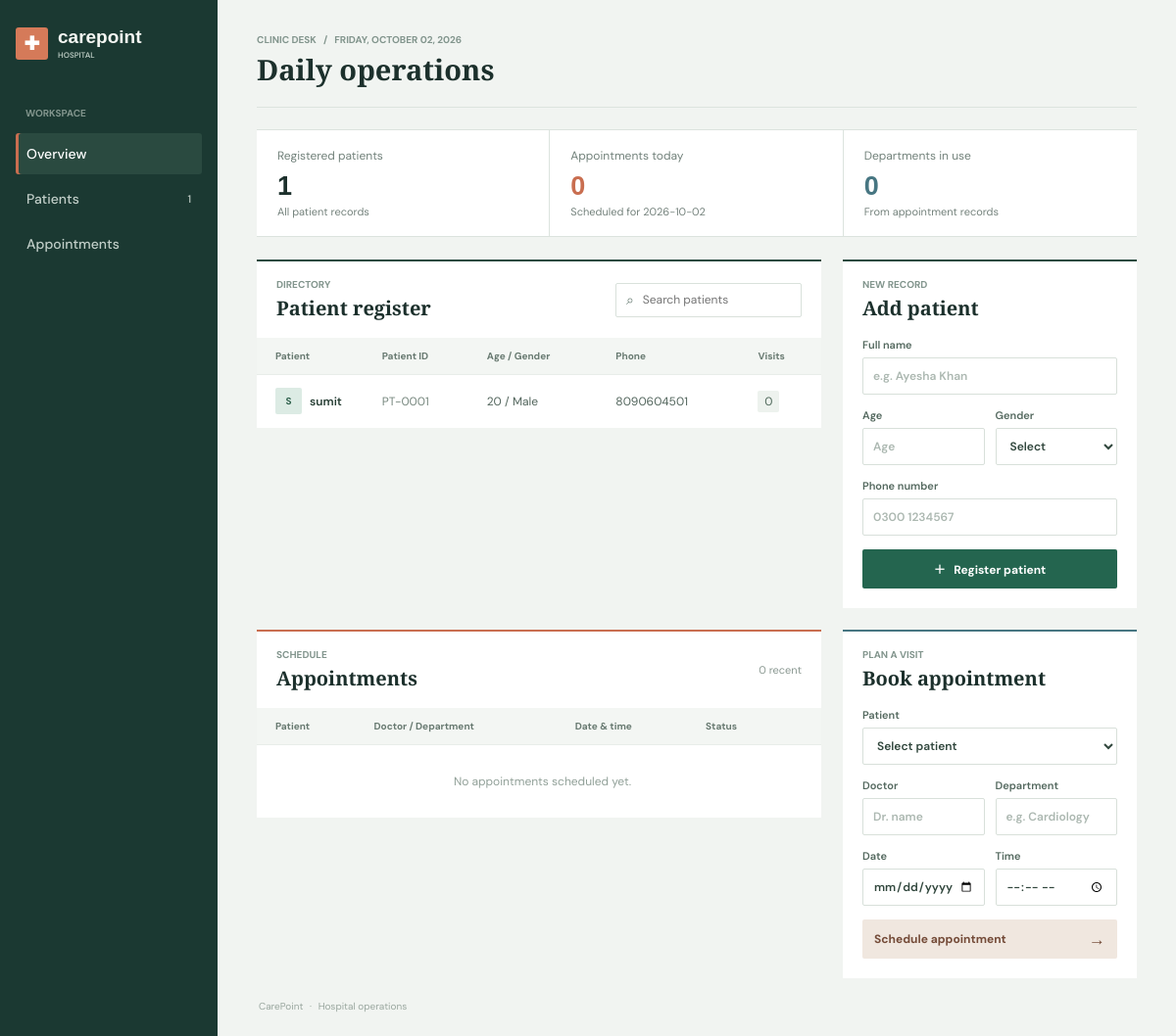
The page / on the database its author committed.
### tables this page shows
CREATE TABLE patients (
                id INTEGER PRIMARY KEY AUTOINCREMENT,
                name TEXT NOT NULL,
                phone TEXT NOT NULL,
                age INTEGER NOT NULL,
                gender TEXT NOT NULL,
                created_at TEXT NOT NULL DEFAULT CURRENT_TIMESTAMP
            );

### app.py (the view)
@app.route("/")
def dashboard():
    search = request.args.get("search", "").strip()
    with get_db() as connection:
        total_patients = connection.execute(
            "SELECT COUNT(*) FROM patients"
        ).fetchone()[0]
        today_appointments = connection.execute(
            "SELECT COUNT(*) FROM appointments WHERE appointment_date = ?",
            (date.today().isoformat(),),
        ).fetchone()[0]
        patient_rows = connection.execute(
            """SELECT p.*, COUNT(a.id) AS visits
               FROM patients p LEFT JOIN appointments a ON a.patient_id = p.id
               WHERE p.name LIKE ? OR p.phone LIKE ?
               GROUP BY p.id ORDER BY p.id DESC LIMIT 8""",
            (f"%{search}%", f"%{search}%"),
        ).fetchall()
        patient_options = connection.execute(
            "SELECT id, name FROM patients ORDER BY name"
        ).fetchall()
        appointment_rows = connection.execute(
            """SELECT a.*, p.name AS patient_name
               FROM appointments a JOIN patients p ON p.id = a.patient_id
               ORDER BY a.appointment_date, a.appointment_time LIMIT 8"""
        ).fetchall()
        departments = connection.execute(
            "SELECT DISTINCT department FROM appointments ORDER BY department"
        ).fetchall()
    return render_template(
        "index.html",
        patients=patient_rows,
        patient_options=patient_options,
        appointments=appointment_rows,
        total_patients=total_patients,
        today_appointments=today_appointments,
        search=search,
        departments=[row[0] for row in departments],
        today=date.today().isoformat(),
        today_label=date.today().strftime("%A, %B %d, %Y").upper(),
    )

### app.py (called while the page is built)
def get_db():
    connection = sqlite3.connect(DATABASE)
    connection.row_factory = sqlite3.Row
    return connection

### templates/index.html (shortened to what this page needs)
<!doctype html>
<html lang="en">
<head>
  <link rel="stylesheet" href="{{ url_for('static', filename='style.css') }}">
</head>
<body>
  <aside class="sidebar">
    <a class="brand" href="{{ url_for('dashboard') }}"><span class="brand-mark">✚</span><span>carepoint<small>HOSPITAL</small></span></a>
    <div class="nav-label">WORKSPACE</div>
    <a class="nav-item active" href="{{ url_for('dashboard') }}">Overview</a>
    <a class="nav-item" href="#patients">Patients <span class="nav-count">{{ total_patients }}</span></a>
    <a class="nav-item" href="#appointments">Appointments</a>
  </aside>
  <main class="main-content">
    <header class="topbar">
      <div><div class="eyebrow">CLINIC DESK &nbsp; / &nbsp; {{ today_label }}</div><h1>Daily operations</h1></div>
    </header>
    <section class="stats" aria-label="Hospital summary">
      <article class="stat"><div class="stat-top"><span>Registered patients</span></div><strong>{{ total_patients }}</strong><small>All patient records</small></article>
      <article class="stat"><div class="stat-top"><span>Appointments today</span></div><strong>{{ today_appointments }}</strong><small>Scheduled for {{ today }}</small></article>
      <article class="stat"><div class="stat-top"><span>Departments in use</span></div><strong>{{ departments|length }}</strong><small>From appointment records</small></article>
    </section>
    <section class="workspace-grid">
      <div class="panel patients-panel" id="patients">
        <div class="panel-heading"><div><div class="eyebrow">DIRECTORY</div><h2>Patient register</h2></div><form class="search" method="get"><span>⌕</span><input name="search" value="{{ search }}" placeholder="Search patients" aria-label="Search patients"></form></div>
        <div class="table-wrap"><table><thead><tr><th>Patient</th><th>Patient ID</th><th>Age / Gender</th><th>Phone</th><th>Visits</th></tr></thead><tbody>
          {% for patient in patients %}<tr><td><div class="patient-cell"><span class="patient-avatar color-{{ loop.index0 % 4 }}">{{ patient.name[:1]|upper }}</span><strong>{{ patient.name }}</strong></div></td><td class="muted">PT-{{ '%04d'|format(patient.id) }}</td><td>{{ patient.age }} / {{ patient.gender }}</td><td>{{ patient.phone }}</td><td><span class="visit-count">{{ patient.visits }}</span></td></tr>
          {% else %}<tr><td colspan="5" class="empty-state">{% if search %}No patients match “{{ search }}”.{% else %}No patients yet. Add the first patient using the form.{% endif %}</td></tr>{% endfor %}
        </tbody></table></div>
      </div>
      <div class="panel form-panel">
        <div class="panel-heading"><div><div class="eyebrow">NEW RECORD</div><h2>Add patient</h2></div><span class="heading-symbol">＋</span></div>
        <form action="{{ url_for('add_patient') }}" method="post" class="form-grid">
          <label class="wide">Full name<input name="name" placeholder="e.g. Ayesha Khan" required maxlength="100"></label>
          <label>Age<input name="age" type="number" min="0" max="125" placeholder="Age" required></label>
          <label>Gender<select name="gender" required><option value="" disabled selected>Select</option><option>Female</option><option>Male</option><option>Other</option></select></label>
          <label class="wide">Phone number<input name="phone" type="tel" placeholder="0300 1234567" required maxlength="30"></label>
          <button class="primary-button wide" type="submit">＋ &nbsp; Register patient</button>
        </form>
      </div>
    </section>
    <section class="lower-grid">
      <div class="panel appointments-panel" id="appointments">
        <div class="panel-heading"><div><div class="eyebrow">SCHEDULE</div><h2>Appointments</h2></div><span class="subtle-count">{{ appointments|length }} recent</span></div>
        <div class="table-wrap"><table><thead><tr><th>Patient</th><th>Doctor / Department</th><th>Date &amp; time</th><th>Status</th><th></th></tr></thead><tbody>
          {% for appointment in appointments %}<tr><td><strong>{{ appointment.patient_name }}</strong></td><td>{{ appointment.doctor }}<small class="table-subtext">{{ appointment.department }}</small></td><td>{{ appointment.appointment_date }}<small class="table-subtext">{{ appointment.appointment_time }}</small></td><td><span class="status {{ appointment.status|lower }}">{{ appointment.status }}</span></td><td>{% if appointment.status != 'Completed' %}<form action="{{ url_for('complete_appointment', appointment_id=appointment.id) }}" method="post"><button class="complete-button" title="Mark completed" aria-label="Mark appointment completed">✓</button></form>{% endif %}</td></tr>
          {% else %}<tr><td colspan="5" class="empty-state">No appointments scheduled yet.</td></tr>{% endfor %}
        </tbody></table></div>
      </div>
      <div class="panel form-panel appointment-form-panel">
        <div class="panel-heading"><div><div class="eyebrow">PLAN A VISIT</div><h2>Book appointment</h2></div><span class="heading-symbol peach-symbol">▣</span></div>
        {% if total_patients %}<form action="{{ url_for('add_appointment') }}" method="post" class="form-grid">
          <label class="wide">Patient<select name="patient_id" required><option value="" disabled selected>Select patient</option></select></label>
          <label>Doctor<input name="doctor" placeholder="Dr. name" required maxlength="100"></label>
          <label>Department<input name="department" placeholder="e.g. Cardiology" required maxlength="80"></label>
          <label>Date<input name="appointment_date" type="date" min="{{ today }}" required></label>
          <label>Time<input name="appointment_time" type="time" required></label>
          <button class="secondary-button wide" type="submit">Schedule appointment <span>→</span></button>
        </form>{% else %}<div class="empty-callout">Register a patient before booking an appointment.</div>{% endif %}
      </div>
    </section>
    <footer>CarePoint <span>·</span> Hospital operations</footer>
  </main>
</body>
</html>

### rows shown on the page
patients: name "S", name "sumit", id "0001", age "20", gender "Male", phone "8090604501", visits "0"

### other values the page prints
{{ total_patients }} "1"
{{ today_label }} "FRIDAY, OCTOBER 02, 2026"
{{ today_appointments }} "0"
{{ departments|length }} "0"
{{ appointments|length }} "0"
